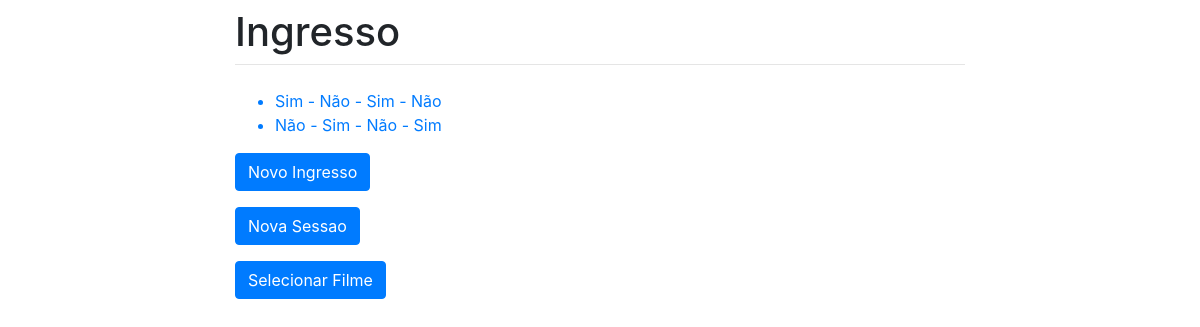
The app's page /Ingresso with its own data.
### cinema/models.py (models this page shows, shortened)
class Ingresso(models.Model):
    meio = models.CharField(max_length=100)
    inteira = models.CharField(max_length=100)
    fisico = models.CharField(max_length=100)
    online = models.CharField(max_length=100)

### cinema/views.py (the view)
# urls.py: path('Ingresso', list_Ingresso, name='list_Ingresso'),
def list_Ingresso(request):
    ingressos = Ingresso.objects.all()
    return render(request, 'cinema.html', {'ingressos': ingressos})

### cinema/templates/cinema.html (shortened to what this page needs)
{% extends 'base.html' %}
{% load crispy_forms_tags %}
{% block content %}
    <ul>
        {% for ingresso in ingressos %}
            <a href="{% url 'update_Ingresso' ingresso.id %}">
                <li> {{ ingresso.meio }} - {{ ingresso.inteira }} - {{ ingresso.fisico }}  - {{ingresso.online}}</li>
            </a>
        {% endfor %}
    </ul>
    <a class="btn btn-primary" href="{% url 'create_Ingresso' %}">Novo Ingresso</a>
    <a class="btn btn-primary" href="{% url 'create_Sessao' %}">Nova Sessao</a>
    <a class="btn btn-primary" href="{% url 'create_Filme' %}">Selecionar Filme</a>
{% endblock %}

### records on screen
Ingresso: meio "Sim", inteira "Não", fisico "Sim", online "Não"
Ingresso: meio "Não", inteira "Sim", fisico "Não", online "Sim"
